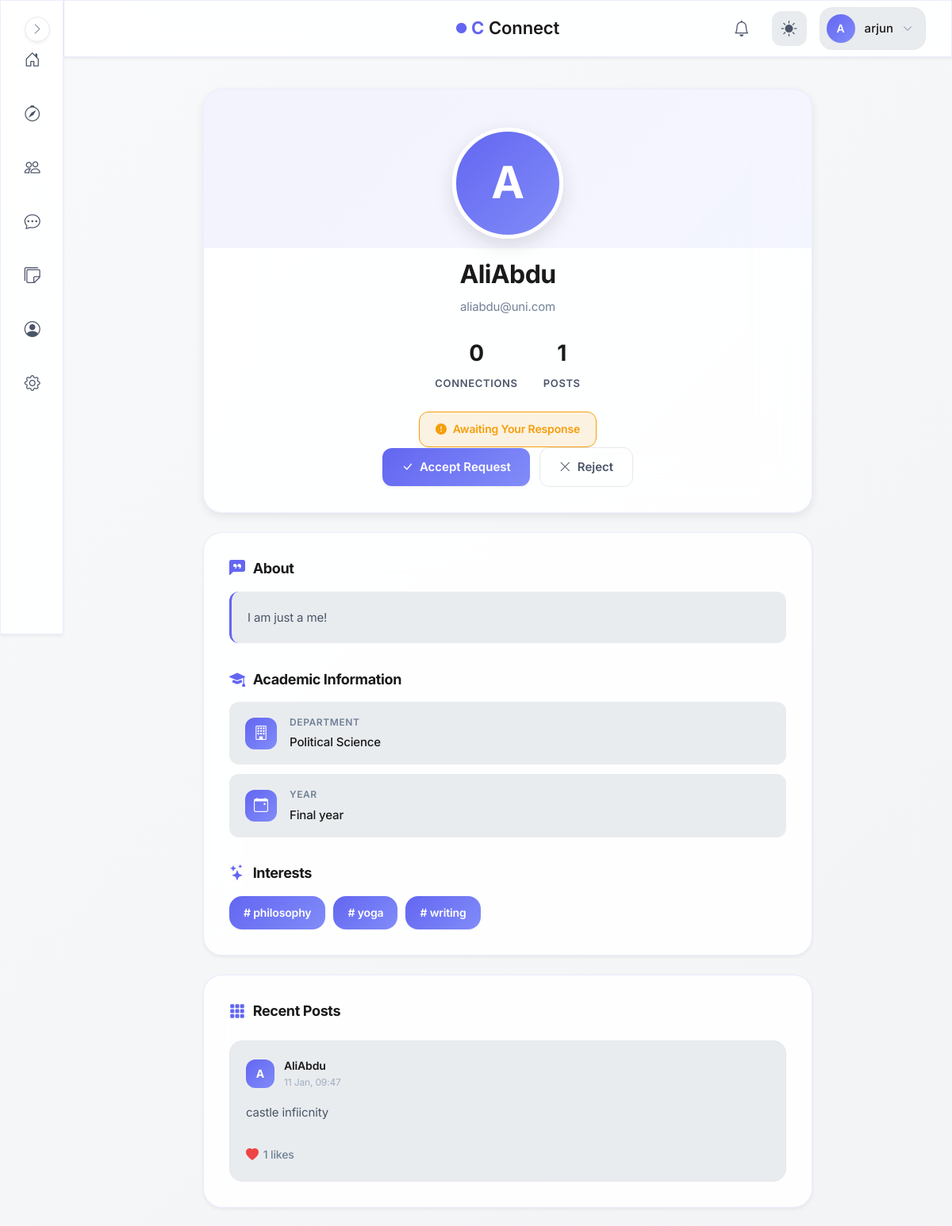
Before: /user/23 (signed in, upper part) with the older database file.
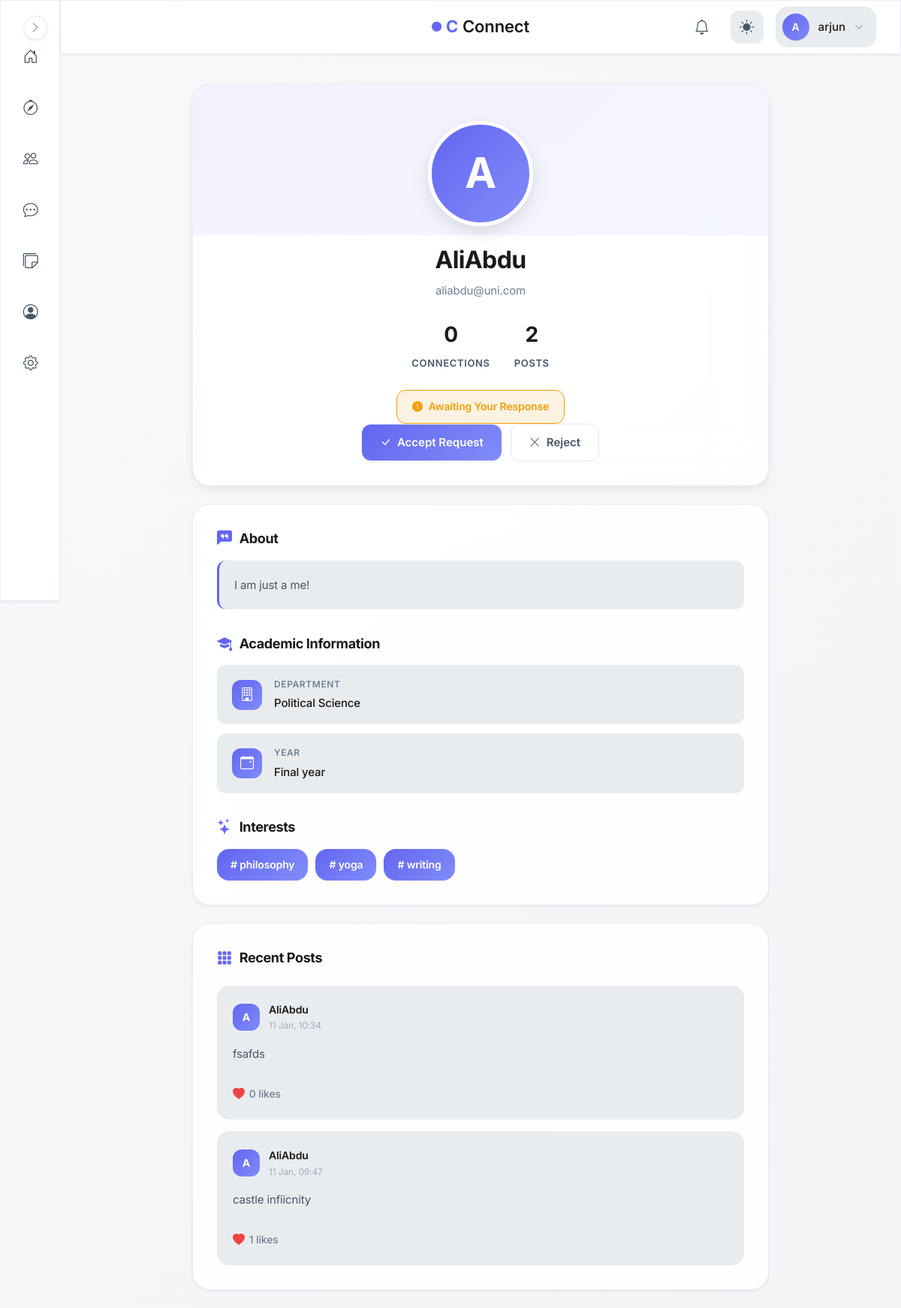
After: the same page with the newer database file.
### models.py (models this page shows, shortened)
class User(UserMixin, db.Model):
    id = db.Column(db.Integer, primary_key=True, autoincrement=True)  # Unique identifier
    username = db.Column(db.String(100), nullable=False)  # Name of the user (later can add this unique if needed)
    email = db.Column(db.String(120), nullable=False, unique=True)  # Email of the user
    password = db.Column(db.String(200), nullable=False)  # Passwords not hashed yet (done in setup_db.py)
    created_at = db.Column(db.DateTime, default=db.func.now())  # Timestamp of account creation
    last_login = db.Column(db.DateTime, nullable=True)  # Timestamp of last login
    pass

class Profile(db.Model):
    id = db.Column(db.Integer, primary_key=True, autoincrement=True)  # Unique identifier
    user_id = db.Column(db.Integer, db.ForeignKey('user.id'), nullable=False,unique=True)  # Foreign key to User
    bio = db.Column(db.Text, nullable=True)
    profile_picture = db.Column(db.String(225), nullable=True)  # URL to profile
    department = db.Column(db.String(100), nullable=True)
    year=db.Column(db.String(20),nullable=True)
    interests=db.Column(db.JSON,nullable=True,default=list) #or db.String(500), can be comma separated values or db.Text
    location = db.Column(db.String(150), nullable=True)
    visibility = db.Column(db.String(50), default='public')  # public, private, connections-only
    updated_at = db.Column(db.DateTime, default=db.func.now(), onupdate=db.func.now())
    user = db.relationship('User', backref=db.backref('profile', uselist=False)) #here changed 'profiles' to 'profile'

class Post(db.Model):
    __tablename__ = "posts"
    id = db.Column(db.Integer, primary_key=True)
    user_id = db.Column(db.Integer, db.ForeignKey("user.id"), nullable=False)
    content = db.Column(db.Text, nullable=False)
    image_path = db.Column(db.String(255), nullable=True)
    created_at = db.Column(db.DateTime, default=db.func.now(), index=True)
    user = db.relationship("User", backref="posts", lazy=True)
    likes = db.relationship(
        "PostLike",
        backref="post",
        cascade="all, delete-orphan",
        lazy="select"
    )

### blueprints/main/routes.py (the view)
@main.route("/user/<int:user_id>")
@login_required
def view_user_profile(user_id):
    if user_id <= 0 or user_id == current_user.id:
        return redirect(url_for("auth.profile"))
    user = User.query.get_or_404(user_id)
    profile = user.profile
    conn = Connection.query.filter(
        ((Connection.user_id == current_user.id) & (Connection.target_user_id == user_id)) |
        ((Connection.user_id == user_id) & (Connection.target_user_id == current_user.id))
    ).first()
    posts = (
        Post.query
        .filter_by(user_id=user.id)
        .order_by(Post.created_at.desc())
        .limit(10)
        .all()
    )
    if current_user.id != user.id:
        try:
            last_visit = (
                ProfileVisit.query
                .filter_by(viewer_id=current_user.id, viewed_id=user.id)
                .order_by(ProfileVisit.timestamp.desc())
                .first()
            )
            if not last_visit or (datetime.now(timezone.utc) - last_visit.timestamp).total_seconds() > 1800: #30 minutes
                v = ProfileVisit(viewer_id=current_user.id, viewed_id=user.id)
                db.session.add(v)
                db.session.commit()
        except:
            db.session.rollback()
    return render_template(
        "main/user_profile.html",
        user=user,
        profile=profile,
        conn=conn,
        posts=posts
    )

### blueprints/main/templates/main/user_profile.html (shortened to what this page needs)
{% extends "base.html" %}
{% block body %}
<div class="user-profile-page">
    <section class="user-profile-header">
        <div class="user-profile-header__avatar">
            {% if user.profile and user.profile.profile_picture %}
                <span class="user-profile-header__avatar-fallback" style="display: none;">
                    {{ user.username[0].upper() }}
                </span>
            {% else %}
                <span class="user-profile-header__avatar-fallback">
                    {{ user.username[0].upper() }}
                </span>
            {% endif %}
        </div>
        <h1 class="user-profile-header__name">{{ user.username }}</h1>
        <p class="user-profile-header__email">{{ user.email }}</p>
        <div class="user-profile-header__stats">
            <div class="user-profile-header__stat">
                <span class="user-profile-header__stat-value">
                    {{ user.connection_count if user.connection_count is defined else '0' }}
                </span>
                <span class="user-profile-header__stat-label">Connections</span>
            </div>
            <div class="user-profile-header__stat">
                <span class="user-profile-header__stat-value">
                    {{ posts|length if posts else '0' }}
                </span>
                <span class="user-profile-header__stat-label">Posts</span>
            </div>
        </div>
        {% if conn %}
            {% if conn.status == 'accepted' %}
            {% elif conn.status == 'pending' %}
                {% if conn.user_id == current_user.id %}
                {% else %}
                    <div class="user-profile-header__status user-profile-header__status--pending">
                        <i class="bi bi-exclamation-circle-fill"></i>
                        <span>Awaiting Your Response</span>
                    </div>
                {% endif %}
            {% endif %}
        {% endif %}
<div class="user-profile-header__actions">
    {% if conn is none %}
        <form method="POST" action="{{ url_for('connections.connections_send', target_id=user.id) }}" style="margin: 0;">
            <input type="hidden" name="csrf_token" value="{{ csrf_token() }}">
            <button type="submit" class="user-profile-header__btn user-profile-header__btn--primary">
                <i class="bi bi-person-plus"></i>
                <span>Connect</span>
            </button>
        </form>
    {% elif conn.status == 'pending' and conn.user_id == current_user.id %}
        <div class="user-profile-header__status user-profile-header__status--pending">
            <i class="bi bi-clock-fill"></i>
            <span>Request Pending</span>
        </div>
    {% elif conn.status == 'pending' and conn.target_user_id == current_user.id %}
            <button type="submit" class="user-profile-header__btn user-profile-header__btn--primary">
                <i class="bi bi-check-lg"></i>
                <span>Accept Request</span>
            </button>
        <form method="POST" action="{{ url_for('connections.connections_reject', conn_id=conn.id) }}" style="margin: 0;">
            <button type="submit" class="user-profile-header__btn user-profile-header__btn--outline">
                <i class="bi bi-x-lg"></i>
                <span>Reject</span>
            </button>
        </form>
    {% endif %}
</div>
    </section>
    <section class="user-profile-details">
        {% if profile and profile.bio %}
        <div class="user-profile-details__section">
            <h2 class="user-profile-details__title">
                <i class="bi bi-chat-left-quote-fill"></i>
                About
            </h2>
            <div class="user-profile-details__bio">
                {{ profile.bio }}
            </div>
        </div>
        {% endif %}
        {% if profile and (profile.department or profile.year or profile.location) %}
        <div class="user-profile-details__section">
            <h2 class="user-profile-details__title">
                <i class="bi bi-mortarboard-fill"></i>
                Academic Information
            </h2>
            <div class="user-profile-details__info-grid">
                {% if profile.department %}
                <div class="user-profile-details__info-item">
                    <div class="user-profile-details__info-icon">
                        <i class="bi bi-building"></i>
                    </div>
                    <div class="user-profile-details__info-content">
                        <div class="user-profile-details__info-label">Department</div>
                        <div class="user-profile-details__info-value">{{ profile.department }}</div>
                    </div>
                </div>
                {% endif %}
                {% if profile.year %}
                <div class="user-profile-details__info-item">
                    <div class="user-profile-details__info-icon">
                        <i class="bi bi-calendar-event"></i>
                    </div>
                    <div class="user-profile-details__info-content">
                        <div class="user-profile-details__info-label">Year</div>
                        <div class="user-profile-details__info-value">{{ profile.year }}</div>
                    </div>
                </div>
                {% endif %}
            </div>
        </div>
        {% endif %}
        {% if profile and profile.interests %}
        <div class="user-profile-details__section">
            <h2 class="user-profile-details__title">
                <i class="bi bi-stars"></i>
                Interests
            </h2>
            <div class="user-profile-details__interests">
                {% for interest in profile.interests %}
                    <span class="user-profile-details__interest-tag"># {{ interest }}</span>
                {% endfor %}
            </div>
        </div>
        {% endif %}
    </section>
    <section class="user-profile-posts">
        <div class="user-profile-posts__header">
            <h2 class="user-profile-posts__title">
                <i class="bi bi-grid-3x3-gap-fill"></i>
                Recent Posts
            </h2>
        </div>
        {% if posts %}
        <div class="user-profile-posts__list">
            {% for post in posts %}
            <article class="post-card">
                <header class="post-card__header">
                    <div class="post-card__meta">
                        <div class="post-card__avatar">
                            {{ user.username[0].upper() }}
                        </div>
                        <div class="post-card__info">
                            <div class="post-card__author">{{ user.username }}</div>
                            <div class="post-card__time">{{ post.created_at.strftime("%d %b, %H:%M") }}</div>
                        </div>
                    </div>
                </header>
                <div class="post-card__content">
                    {{ post.content }}
                </div>
                <footer class="post-card__footer">
                    <div class="post-card__stat">
                        <i class="bi bi-heart-fill"></i>
                        <span>{{ post.likes|length if post.likes else 0 }} likes</span>
                    </div>
                </footer>
            </article>
            {% endfor %}
        </div>
        {% else %}
        <div class="user-profile-details__empty">
            <i class="bi bi-inbox"></i>
            <p style="margin: 0;">No posts yet</p>
        </div>
        {% endif %}
    </section>
</div>
{% endblock %}

### templates/base.html (shortened to what this page needs)
<!DOCTYPE html>
<html lang="en">
<head>
    <link rel="stylesheet" href="https://cdn.jsdelivr.net/npm/bootstrap-icons@1.11.1/font/bootstrap-icons.css">
    <link href="https://cdn.jsdelivr.net/npm/bootstrap@5.3.2/dist/css/bootstrap.min.css" rel="stylesheet">
    <link rel="stylesheet" href="{{ url_for('static', filename='css/global.css') }}">
</head>
<body>
    {% if current_user.is_authenticated %}
        <aside class="sidebar glass-effect" id="sidebar">
            <nav class="sidebar__nav">
                <a href="{{ url_for('main.dashboard') }}" class="sidebar__link" data-tooltip="Dashboard">
                    <div class="sidebar__link-icon">
                        <i class="bi bi-house-door"></i>
                    </div>
                </a>
                <a href="{{ url_for('main.search_page') }}" class="sidebar__link" data-tooltip="Discover">
                    <div class="sidebar__link-icon">
                        <i class="bi bi-compass"></i>
                    </div>
                </a>
                <a href="{{ url_for('connections.connections_home') }}" class="sidebar__link" data-tooltip="Connections">
                    <div class="sidebar__link-icon">
                        <i class="bi bi-people"></i>
                    </div>
                </a>
                <a href="{{ url_for('messages.inbox') }}" class="sidebar__link" data-tooltip="Messages">
                    <div class="sidebar__link-icon">
                        <i class="bi bi-chat-dots"></i>
                    </div>
                </a>
                <a href="/campus-board" class="sidebar__link" data-tooltip="Messages">
                    <div class="sidebar__link-icon">
                        <i class="bi bi-stickies"></i>
                    </div>
                </a>
                <a href="{{ url_for('auth.profile') }}" class="sidebar__link" data-tooltip="Profile">
                    <div class="sidebar__link-icon">
                        <i class="bi bi-person-circle"></i>
                    </div>
                </a>
                <a href="{{ url_for('main.settings') }}" class="sidebar__link" data-tooltip="Settings">
                    <div class="sidebar__link-icon">
                        <i class="bi bi-gear"></i>
                    </div>
                </a>
            </nav>
            <button class="sidebar__toggle" id="sidebarToggle" aria-label="Toggle sidebar">
                <i class="bi bi-chevron-right"></i>
            </button>
        </aside>
        <header class="topbar glass-effect">
            <div class="topbar__container">
                <div class="topbar__center">
                    <a href="{{ url_for('main.home') }}" class="topbar__brand">
                        <span class="brand-icon-small">
                            <i class="bi bi-circle-fill"></i>
                        </span>
                        <span class="brand-c">C</span>
                        <span class="brand-text">Connect</span>
                    </a>
                </div>
                <div class="topbar__actions">
                    <a href="{{ url_for('notifications.notifications_list') }}" class="topbar__icon-btn" aria-label="Notifications">
                        <i class="bi bi-bell"></i>
                        {% set unread = current_user.notifications | selectattr("is_read", "equalto", False) | list %}
                    </a>
                    <button class="topbar__icon-btn topbar__theme-toggle" id="themeToggle" aria-label="Toggle theme">
                        <i class="bi bi-sun-fill" id="themeIcon"></i>
                    </button>
                    <div class="topbar__profile" id="profileDropdown">
                        <button class="topbar__profile-btn" aria-label="Profile menu">
                            <div class="topbar__avatar">
                                {{ current_user.username[0].upper() }}
                            </div>
                            <span class="topbar__username">{{ current_user.username }}</span>
                            <i class="bi bi-chevron-down topbar__profile-arrow"></i>
                        </button>
                    </div>
                </div>
            </div>
        </header>
    {% endif %}
    <main class="main-content">
        {% block body %}{% endblock %}
    </main>
</body>
</html>

Changed rows visible on the page:
added Post: {{ user.username[0].upper() }} "A", {{ user.username }} "AliAbdu", created_at "11 Jan, 10:34", content "fsafds", likes|length "0"
Other visible differences:
{{ posts|length if posts else '0' }}: "1" → "2"
